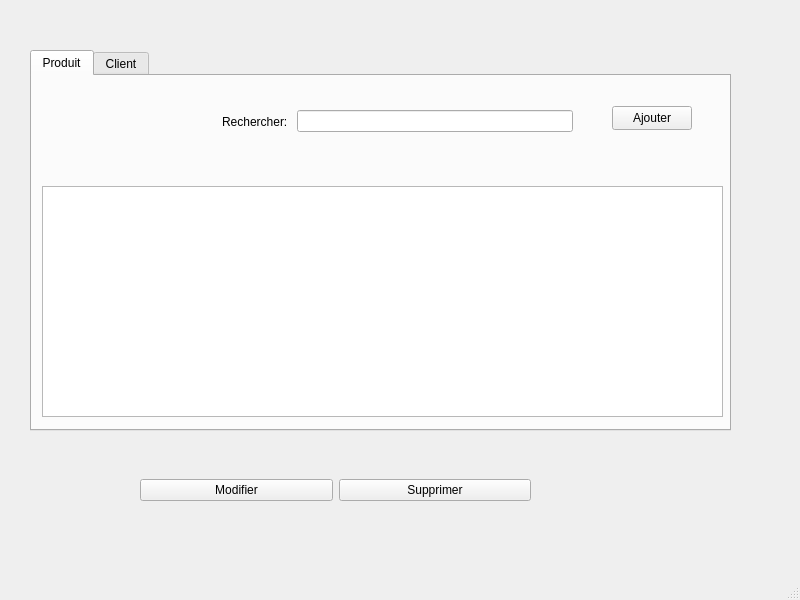
<?xml version="1.0" encoding="UTF-8"?>
<ui version="4.0">
 <class>MainWindow</class>
 <widget class="QMainWindow" name="MainWindow">
  <property name="geometry">
   <rect>
    <x>0</x>
    <y>0</y>
    <width>800</width>
    <height>600</height>
   </rect>
  </property>
  <property name="windowTitle">
   <string>MainWindow</string>
  </property>
  <widget class="QWidget" name="centralwidget">
   <widget class="QTabWidget" name="tabWidget">
    <property name="geometry">
     <rect>
      <x>30</x>
      <y>50</y>
      <width>701</width>
      <height>381</height>
     </rect>
    </property>
    <property name="currentIndex">
     <number>0</number>
    </property>
    <widget class="QWidget" name="tab">
     <attribute name="title">
      <string>Produit</string>
     </attribute>
     <widget class="QTableView" name="produitView">
      <property name="geometry">
       <rect>
        <x>10</x>
        <y>110</y>
        <width>681</width>
        <height>231</height>
       </rect>
      </property>
     </widget>
     <widget class="QWidget" name="horizontalLayoutWidget">
      <property name="geometry">
       <rect>
        <x>190</x>
        <y>20</y>
        <width>351</width>
        <height>51</height>
       </rect>
      </property>
      <layout class="QHBoxLayout" name="horizontalLayout">
       <item>
        <widget class="QLabel" name="label">
         <property name="text">
          <string>Rechercher: </string>
         </property>
        </widget>
       </item>
       <item>
        <widget class="QLineEdit" name="lineEdit"/>
       </item>
      </layout>
     </widget>
     <widget class="QPushButton" name="AjoutBtn">
      <property name="geometry">
       <rect>
        <x>580</x>
        <y>30</y>
        <width>80</width>
        <height>24</height>
       </rect>
      </property>
      <property name="text">
       <string>Ajouter</string>
      </property>
     </widget>
    </widget>
    <widget class="QWidget" name="tab_2">
     <attribute name="title">
      <string>Client</string>
     </attribute>
     <widget class="QTableView" name="clientView">
      <property name="geometry">
       <rect>
        <x>5</x>
        <y>11</y>
        <width>681</width>
        <height>251</height>
       </rect>
      </property>
     </widget>
    </widget>
   </widget>
   <widget class="QWidget" name="horizontalLayoutWidget_2">
    <property name="geometry">
     <rect>
      <x>140</x>
      <y>450</y>
      <width>391</width>
      <height>80</height>
     </rect>
    </property>
    <layout class="QHBoxLayout" name="horizontalLayout_2">
     <item>
      <widget class="QPushButton" name="pushButton_2">
       <property name="text">
        <string>Modifier</string>
       </property>
      </widget>
     </item>
     <item>
      <widget class="QPushButton" name="pushButton">
       <property name="text">
        <string>Supprimer</string>
       </property>
      </widget>
     </item>
    </layout>
   </widget>
  </widget>
  <widget class="QMenuBar" name="menubar">
   <property name="geometry">
    <rect>
     <x>0</x>
     <y>0</y>
     <width>800</width>
     <height>21</height>
    </rect>
   </property>
  </widget>
  <widget class="QStatusBar" name="statusbar"/>
 </widget>
 <resources/>
 <connections/>
</ui>
